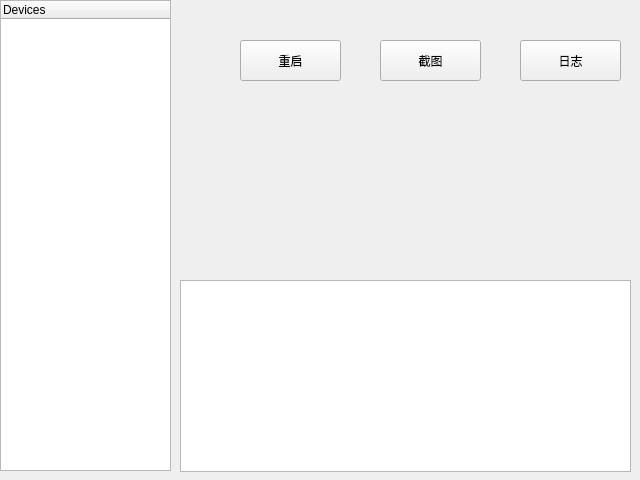
<?xml version="1.0" encoding="UTF-8"?>
<ui version="4.0">
 <class>Form</class>
 <widget class="QWidget" name="Form">
  <property name="geometry">
   <rect>
    <x>0</x>
    <y>0</y>
    <width>640</width>
    <height>480</height>
   </rect>
  </property>
  <property name="windowTitle">
   <string>Form</string>
  </property>
  <widget class="QTreeWidget" name="treeWidget">
   <property name="geometry">
    <rect>
     <x>0</x>
     <y>0</y>
     <width>171</width>
     <height>471</height>
    </rect>
   </property>
   <column>
    <property name="text">
     <string>Devices</string>
    </property>
   </column>
  </widget>
  <widget class="QPushButton" name="pushButton">
   <property name="geometry">
    <rect>
     <x>240</x>
     <y>40</y>
     <width>101</width>
     <height>41</height>
    </rect>
   </property>
   <property name="text">
    <string>重启</string>
   </property>
  </widget>
  <widget class="QPushButton" name="pushButton_2">
   <property name="geometry">
    <rect>
     <x>380</x>
     <y>40</y>
     <width>101</width>
     <height>41</height>
    </rect>
   </property>
   <property name="text">
    <string>截图</string>
   </property>
  </widget>
  <widget class="QPushButton" name="pushButton_3">
   <property name="geometry">
    <rect>
     <x>520</x>
     <y>40</y>
     <width>101</width>
     <height>41</height>
    </rect>
   </property>
   <property name="text">
    <string>日志</string>
   </property>
  </widget>
  <widget class="QTextBrowser" name="textBrowser">
   <property name="geometry">
    <rect>
     <x>180</x>
     <y>280</y>
     <width>451</width>
     <height>192</height>
    </rect>
   </property>
  </widget>
 </widget>
 <resources/>
 <connections>
  <connection>
   <sender>pushButton</sender>
   <signal>clicked()</signal>
   <receiver>Form</receiver>
   <slot>reboot()</slot>
   <hints>
    <hint type="sourcelabel">
     <x>276</x>
     <y>67</y>
    </hint>
    <hint type="destinationlabel">
     <x>327</x>
     <y>99</y>
    </hint>
   </hints>
  </connection>
  <connection>
   <sender>pushButton_2</sender>
   <signal>clicked()</signal>
   <receiver>Form</receiver>
   <slot>screencap()</slot>
   <hints>
    <hint type="sourcelabel">
     <x>400</x>
     <y>57</y>
    </hint>
    <hint type="destinationlabel">
     <x>437</x>
     <y>116</y>
    </hint>
   </hints>
  </connection>
  <connection>
   <sender>pushButton_3</sender>
   <signal>clicked()</signal>
   <receiver>Form</receiver>
   <slot>log()</slot>
   <hints>
    <hint type="sourcelabel">
     <x>554</x>
     <y>67</y>
    </hint>
    <hint type="destinationlabel">
     <x>576</x>
     <y>124</y>
    </hint>
   </hints>
  </connection>
 </connections>
 <slots>
  <slot>reboot()</slot>
  <slot>screencap()</slot>
  <slot>log()</slot>
 </slots>
</ui>
